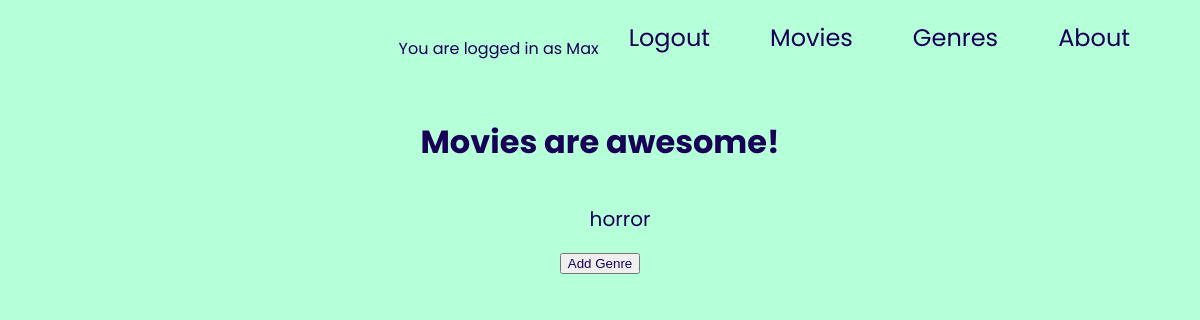
The page /movies/genres/ (signed in) on the database as committed earlier.
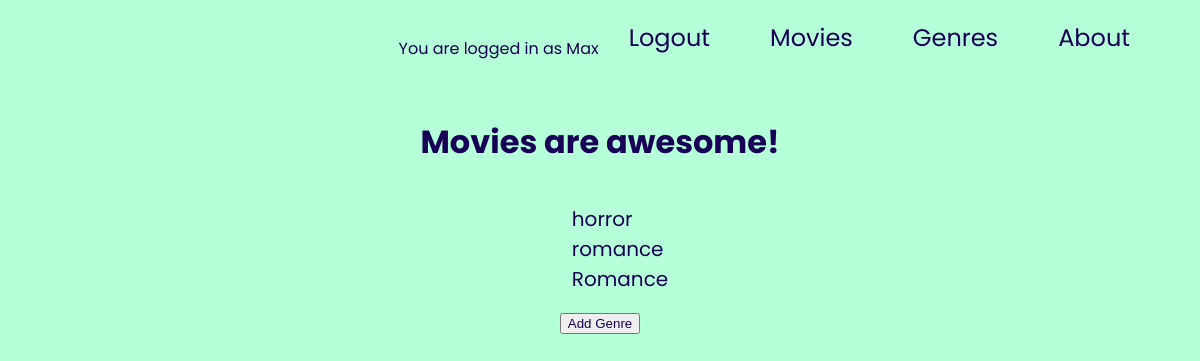
The same page on the database as committed later.
### movies/models.py (models this page shows, shortened)
class Genre(models.Model):
  genre = models.CharField(primary_key=True, max_length=50)

### movies/views.py (the view)
# urls.py: path('genres/', views.movie_genres, name='movies-genre'),
@login_required
def movie_genres(request):
  genres = Genre.objects.all()
  return render(request, 'movies/genres.html', context={"genres": genres, 'is_manager': is_member(request.user)})

### movies/views.py (called while the page is built)
def is_member(user):
    return user.groups.filter(name='Manager').exists()

### movies/templates/movies/genres.html
{% extends 'movies/base.html' %} {% load static %} {% block extra_style %}
<link rel="stylesheet" href="{% static 'movies/index.css' %}" />
{% endblock extra_style %} {% block content %}
<h1>Movies are awesome!</h1>
<ul>
	{% for genre in genres %}
	<li>
		<a href="{% url 'movies-genre-show' genre_id=genre.genre %}"> {{genre.genre}} </a>
	</li>
	{% endfor %}
</ul>
<section>
{% if is_manager %}
	<button><a href={% url 'movies-genre-new' %}>Add Genre</a></button>
{% endif %}
</section>
{% endblock content %}

Rows that differ between the two databases and show on the page:
added Genre: genre "romance"
added Genre: genre "Romance"
